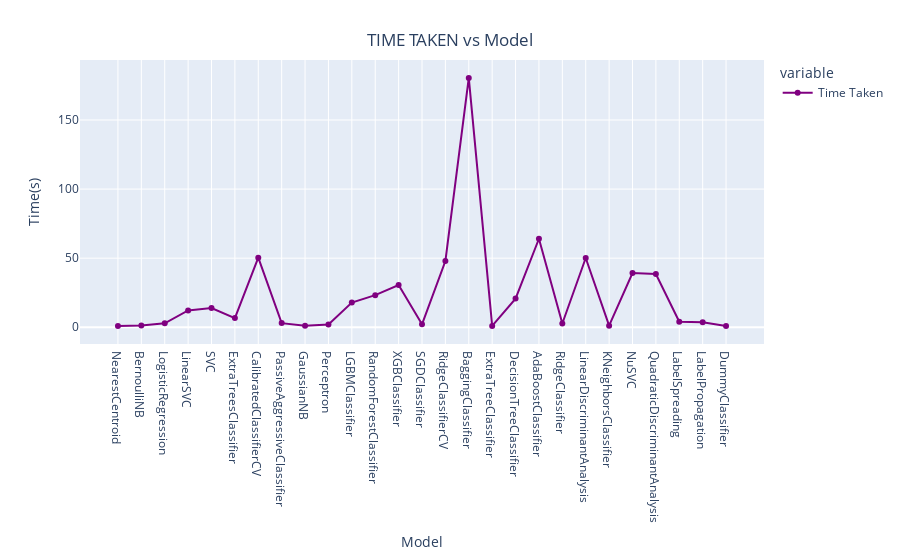

Write notebook code for a chart like this one.
### Code cell
line = px.line(data_frame= model ,y =["Time Taken"] , markers = True)
line.update_xaxes(title="Model",
                rangeslider_visible = False)    
line.update_yaxes(title = "Time(s)")
line.update_traces(line_color="purple")
line.update_layout(showlegend = True,
    title = {
        'text': 'TIME TAKEN vs Model',
        'y':0.94,
        'x':0.5,
        'xanchor': 'center',
        'yanchor': 'top'})

line.show()

### Figure 1 — Plotly figure (JSON) as saved in the notebook; plotly's stock layout.template omitted (floating-point values rounded to 4 significant figures)
{"data": [{"hovertemplate": "variable=Time Taken<br>Model=%{x}<br>value=%{y}<extra></extra>", "legendgroup": "Time Taken", "line": {"color": "purple", "dash": "solid"}, "marker": {"symbol": "circle"}, "mode": "lines+markers", "name": "Time Taken", "orientation": "v", "showlegend": true, "type": "scatter", "x": ["NearestCentroid", "BernoulliNB", "LogisticRegression", "LinearSVC", "SVC", "ExtraTreesClassifier", "CalibratedClassifierCV", "PassiveAggressiveClassifier", "GaussianNB", "Perceptron", "LGBMClassifier", "RandomForestClassifier", "XGBClassifier", "SGDClassifier", "RidgeClassifierCV", "BaggingClassifier", "ExtraTreeClassifier", "DecisionTreeClassifier", "AdaBoostClassifier", "RidgeClassifier", "LinearDiscriminantAnalysis", "KNeighborsClassifier", "NuSVC", "QuadraticDiscriminantAnalysis", "LabelSpreading", "LabelPropagation", "DummyClassifier"], "xaxis": "x", "y": [0.9653, 1.241, 2.845, 12.21, 13.95, 6.659, 50.37, 3.002, 1.177, 1.955, 17.91, 23.25, 30.53, 2.11, 47.96, 180.4, 0.9876, 20.74, 64.05, 2.718, 50.11, 1.168, 39.2, 38.53, 3.976, 3.651, 0.8822], "yaxis": "y"}], "layout": {"legend": {"title": {"text": "variable"}, "tracegroupgap": 0}, "margin": {"t": 60}, "showlegend": true, "title": {"text": "TIME TAKEN vs Model", "x": 0.5, "xanchor": "center", "y": 0.94, "yanchor": "top"}, "xaxis": {"anchor": "y", "domain": [0, 1], "rangeslider": {"visible": false}, "title": {"text": "Model"}}, "yaxis": {"anchor": "x", "domain": [0, 1], "title": {"text": "Time(s)"}}}}
